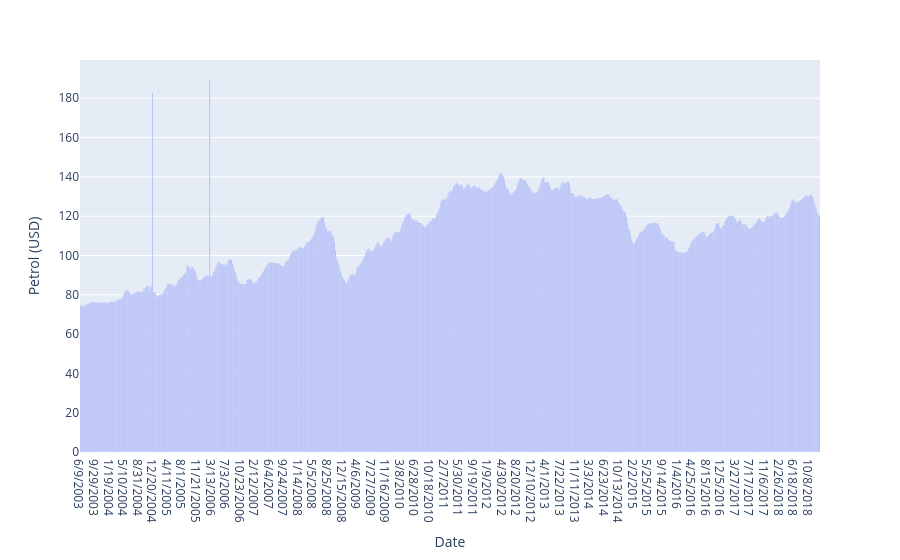

The notebook cell saved with this chart:
### Markdown cell above
### Bar Plot

### Code cell
import plotly.express as px
import pandas as pd

fig = px.bar(dataset, x='Date', y='Petrol (USD)')
fig.show()

### Figure 1 — Plotly figure (JSON) as saved in the notebook; plotly's stock layout.template omitted (floating-point values rounded to 4 significant figures; data arrays with more than 128 entries replaced by an {"elided": "..."} marker saying what was removed)
{"data": [{"alignmentgroup": "True", "hovertemplate": "Date=%{x}<br>Petrol (USD)=%{y}<extra></extra>", "legendgroup": "", "marker": {"color": "#636efa", "pattern": {"shape": ""}}, "name": "", "offsetgroup": "", "orientation": "v", "showlegend": false, "textposition": "auto", "type": "bar", "x": {"elided": "813 str values"}, "xaxis": "x", "y": {"elided": "813 float values"}, "yaxis": "y"}], "layout": {"barmode": "relative", "legend": {"tracegroupgap": 0}, "margin": {"t": 60}, "xaxis": {"anchor": "y", "domain": [0, 1], "title": {"text": "Date"}}, "yaxis": {"anchor": "x", "domain": [0, 1], "title": {"text": "Petrol (USD)"}}}}
